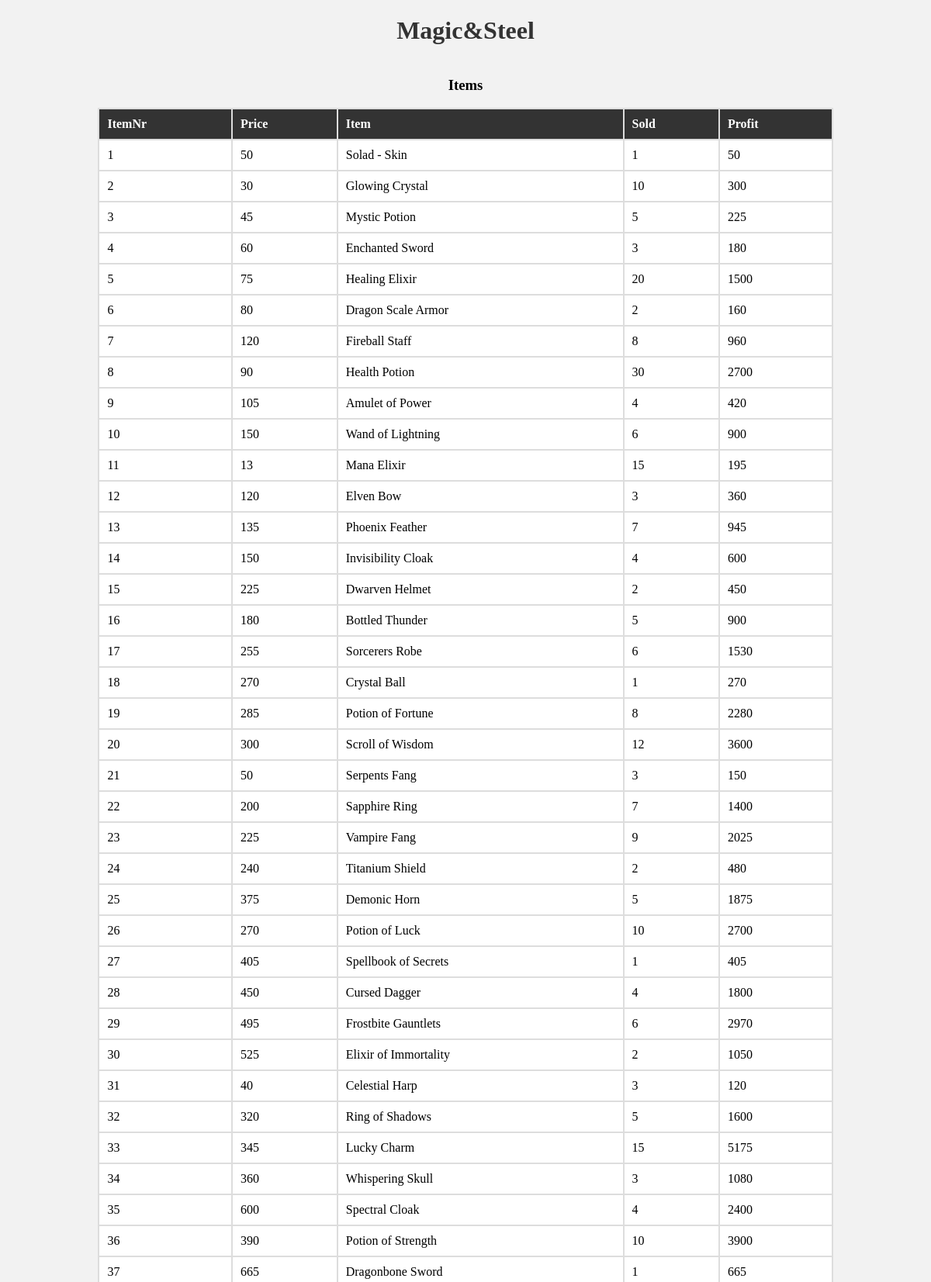
The app's page /Website/items.php (upper part) with its own data.
### tables this page shows
CREATE TABLE `items` (
  `ItemNr` int NOT NULL,
  `Price` int DEFAULT NULL,
  `Item` varchar(45) DEFAULT NULL,
  `Sold` int DEFAULT NULL,
  `Profit` int DEFAULT NULL,
  PRIMARY KEY (`ItemNr`)
);

### Website/items.php (the view, shortened to what this page needs)
<!DOCTYPE html>
<html>
<head>
    <link rel="stylesheet" type="text/css" href="menu.css">
</head>
<body>
    <h1>Magic&Steel</h1>
    <?php
    $Host = 'localhost';
    $User = 'root';
    $Password = '';
    $Database = 'compulsory2';
    $mysql = mysqli_connect($Host, $User, $Password, $Database);
    $setning  = "SELECT * FROM items";
    $resultat = mysqli_query($mysql, $setning);
    $rad = mysqli_fetch_assoc($resultat);
    echo "<p>
        ";
        echo '<table border="1" class="cool-table">
            ';
            echo '
            <caption><h3> Items </h3></caption>';
            echo '
            <tr><th>ItemNr</th><th>Price</th><th>Item</th><th>Sold</th><th>Profit</th></tr>';
            do {
            echo '
            <tr>
                <td>' . $rad['ItemNr'] . '</td>
                <td>' . $rad['Price'] . '</td>
                <td>' . $rad['Item'] . '</td>
                <td>' . $rad['Sold'] . '</td>
                <td>' . $rad['Profit'] . '</td>
            </tr>';
            } while ($rad = mysqli_fetch_assoc($resultat));
            echo '
        </table>';
        ?>
</body>
</html>

### Website/items.php (style rules this page uses)
body { background-color: #f2f2f2; }
h1 { text-align: center; color: #333; }
.cool-table { background-color: #fff; border: 2px solid #ccc; border-radius: 5px; padding: 10px; margin: 10px auto; max-width: 80%; }
table { width: 100%; border-collapse: collapse; margin-bottom: 20px; }
table, th, td { border: 2px solid #ddd; }
th, td { padding: 10px; text-align: left; }
th { background-color: #333; color: #fff; }

### records on screen
items: ItemNr "1", Price "50", Item "Solad - Skin", Sold "1", Profit "50"
items: ItemNr "2", Price "30", Item "Glowing Crystal", Sold "10", Profit "300"
items: ItemNr "3", Price "45", Item "Mystic Potion", Sold "5", Profit "225"
items: ItemNr "4", Price "60", Item "Enchanted Sword", Sold "3", Profit "180"
items: ItemNr "5", Price "75", Item "Healing Elixir", Sold "20", Profit "1500"
items: ItemNr "6", Price "80", Item "Dragon Scale Armor", Sold "2", Profit "160"
items: ItemNr "7", Price "120", Item "Fireball Staff", Sold "8", Profit "960"
items: ItemNr "8", Price "90", Item "Health Potion", Sold "30", Profit "2700"
items: ItemNr "9", Price "105", Item "Amulet of Power", Sold "4", Profit "420"
items: ItemNr "10", Price "150", Item "Wand of Lightning", Sold "6", Profit "900"
items: ItemNr "11", Price "13", Item "Mana Elixir", Sold "15", Profit "195"
items: ItemNr "12", Price "120", Item "Elven Bow", Sold "3", Profit "360"
items: ItemNr "13", Price "135", Item "Phoenix Feather", Sold "7", Profit "945"
items: ItemNr "14", Price "150", Item "Invisibility Cloak", Sold "4", Profit "600"
items: ItemNr "15", Price "225", Item "Dwarven Helmet", Sold "2", Profit "450"
items: ItemNr "16", Price "180", Item "Bottled Thunder", Sold "5", Profit "900"
items: ItemNr "17", Price "255", Item "Sorcerers Robe", Sold "6", Profit "1530"
items: ItemNr "18", Price "270", Item "Crystal Ball", Sold "1", Profit "270"
items: ItemNr "19", Price "285", Item "Potion of Fortune", Sold "8", Profit "2280"
items: ItemNr "20", Price "300", Item "Scroll of Wisdom", Sold "12", Profit "3600"
items: ItemNr "21", Price "50", Item "Serpents Fang", Sold "3", Profit "150"
items: ItemNr "22", Price "200", Item "Sapphire Ring", Sold "7", Profit "1400"
items: ItemNr "23", Price "225", Item "Vampire Fang", Sold "9", Profit "2025"
items: ItemNr "24", Price "240", Item "Titanium Shield", Sold "2", Profit "480"
items: ItemNr "25", Price "375", Item "Demonic Horn", Sold "5", Profit "1875"
items: ItemNr "26", Price "270", Item "Potion of Luck", Sold "10", Profit "2700"
items: ItemNr "27", Price "405", Item "Spellbook of Secrets", Sold "1", Profit "405"
items: ItemNr "28", Price "450", Item "Cursed Dagger", Sold "4", Profit "1800"
items: ItemNr "29", Price "495", Item "Frostbite Gauntlets", Sold "6", Profit "2970"
items: ItemNr "30", Price "525", Item "Elixir of Immortality", Sold "2", Profit "1050"
items: ItemNr "31", Price "40", Item "Celestial Harp", Sold "3", Profit "120"
items: ItemNr "32", Price "320", Item "Ring of Shadows", Sold "5", Profit "1600"
items: ItemNr "33", Price "345", Item "Lucky Charm", Sold "15", Profit "5175"
items: ItemNr "34", Price "360", Item "Whispering Skull", Sold "3", Profit "1080"
items: ItemNr "35", Price "600", Item "Spectral Cloak", Sold "4", Profit "2400"
items: ItemNr "36", Price "390", Item "Potion of Strength", Sold "10", Profit "3900"
items: ItemNr "37", Price "665", Item "Dragonbone Sword", Sold "1", Profit "665"
